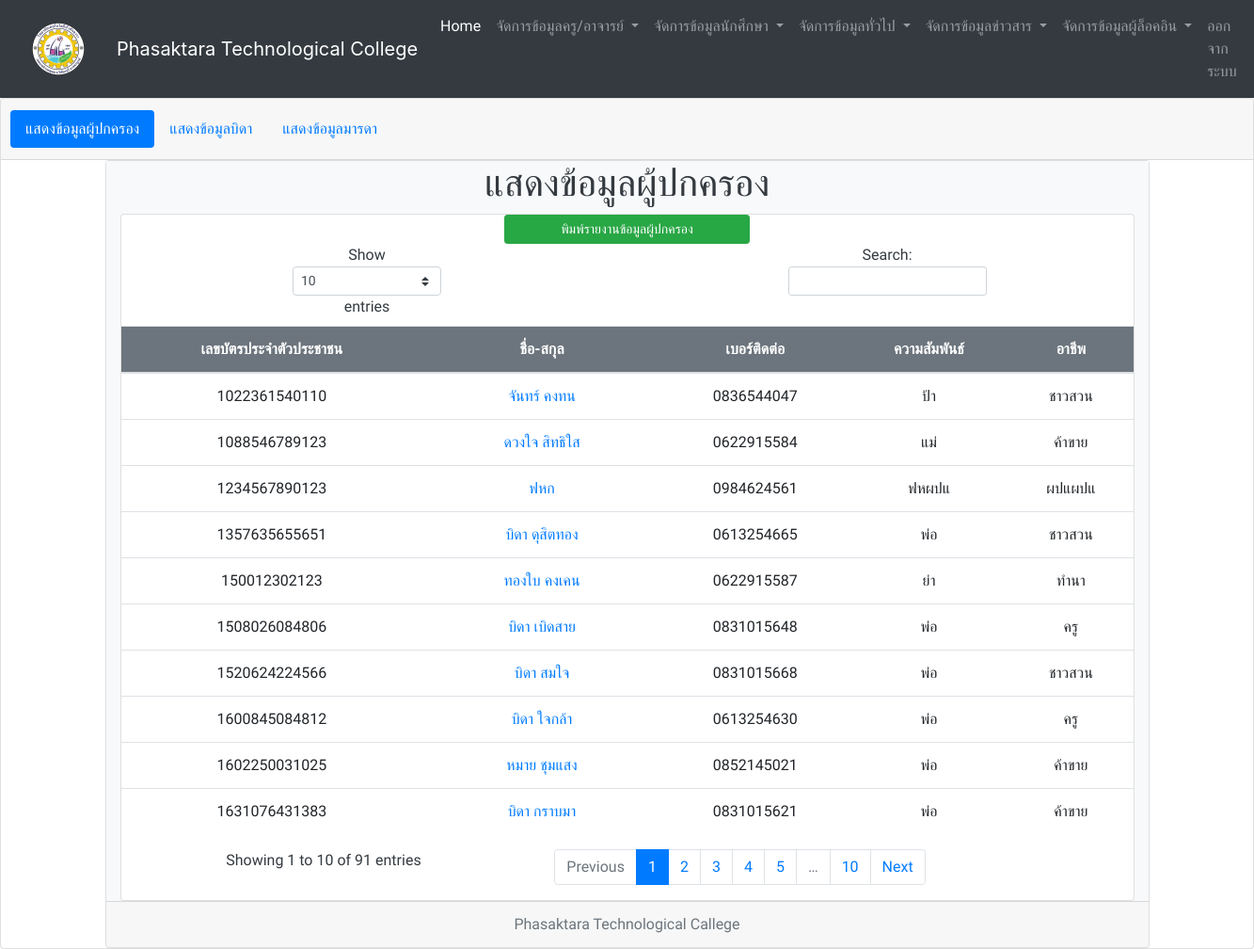
The page /showparent.php (signed in) on the database its author committed.
### tables this page shows
CREATE TABLE `parent` (
  `id_pa` int(11) NOT NULL,
  `pa_id` varchar(13) NOT NULL,
  `pa_name` varchar(100) NOT NULL,
  `pa_address` text NOT NULL,
  `pa_tel` varchar(10) NOT NULL,
  `pa_relation` varchar(20) NOT NULL,
  `pa_metier` varchar(30) NOT NULL
);

### showparent.php (the view, shortened to what this page needs)
<?php
if(isset($_SESSION["valid_uname"]) && isset($_SESSION["valid_pwd"]) && isset($_SESSION["userlevel"])  == '2'){
	include "connect.php";
	include "include/head_menu_admin.php";
	$sql = "SELECT *
			FROM parent";
	$result = mysqli_query($conn,$sql)
	 or die("3.ไม่สามารถประมวลผลคำสั่งได้").mysqli_error();
?>
<div class="card text-center">
  <div class="card-header">
    <ul class="nav nav-pills card-header-pills">
      <li class="nav-item">
       <a class="nav-link active" href="showparent.php">แสดงข้อมูลผู้ปกครอง</a>
      </li>
            <li class="nav-item">
        <a class="nav-link" href="showfather.php">แสดงข้อมูลบิดา</a>
      </li>
      <li class="nav-item">
        <a class="nav-link" href="showmathar.php">แสดงข้อมูลมารดา</a>
      </li>
    </ul>
  </div>
  <div class="container" align="center">
  <div class="card text-center">
<div class="container-fluid h-100 bg-light text-dark">
  <div class="row justify-content-center align-items-center">
    <h1>แสดงข้อมูลผู้ปกครอง</h1>
  </div>
<div class="card text"  style="max-width: 1100px;" >
  <div class="row no-gutters">
    <div class="col-md-12">
<table class="table table-hover"  id="mytable">
  <thead><div class="col"><?php echo "<a href=\"print_parent.php?\">"; ?><button class="col-3 btn btn-success btn-sm float-center" >พิมพ์รายงานข้อมูลผู้ปกครอง</button><?php echo "</a>"; ?></div>
    <tr class="bg-secondary text-white" >
      <th scope="col">เลขบัตรประจำตัวประชาชน</th>
      <th scope="col">ชื่อ-สกุล</th>
      <th scope="col">เบอร์ติดต่อ</th>
      <th scope="col">ความสัมพันธ์</th>
      <th scope="col">อาชีพ</th>
    </tr>
  </thead>
  <tbody>
  <?php
	while($rs=mysqli_fetch_array($result)){
?>
    <tr>
      <td><?php echo"$rs[pa_id]";?></td>
      <td><?php echo "<a href=\"show_parent.php?pa_id=$rs[pa_id]\">"; ?><?php echo"$rs[pa_name]";?><?php echo "</a>"; ?></td>
      <td><?php echo"$rs[pa_tel]";?></td>
      <td><?php echo"$rs[pa_relation]";?></td>
      <td><?php echo"$rs[pa_metier]";?></td>
    </tr>
<?php
	}
?>
  </tbody>
</table>
</div>
 </div>
  </div>
</div>
  <div class="card-footer text-muted">
    Phasaktara Technological Callege
  </div>
  <?php
} else {
    echo "<script> alert('Please Login');window.location = 'index.php';</script>";
    exit();
}
?>

### include/head_menu_admin.php (style rules this page uses)
body, h1, h2, div, h3, h4, p { font-family: 'Sarabun'; }

### rows shown on the page
parent: pa "1022361540110", pa_name "จันทร์ คงทน", pa_tel "0836544047", pa_relation "ป้า", pa_metier "ชาวสวน"
parent: pa "1602250031025", pa_name "หมาย ชุมแสง", pa_tel "0852145021", pa_relation "พ่อ", pa_metier "ค้าขาย"
parent: pa "150012302123", pa_name "ทองใบ คงเคน", pa_tel "0622915587", pa_relation "ย่า", pa_metier "ทำนา"
parent: pa "1088546789123", pa_name "ดวงใจ สิทธิใส", pa_tel "0622915584", pa_relation "แม่", pa_metier "ค้าขาย"
parent: pa "1631076431383", pa_name "บิดา กราบมา", pa_tel "0831015621", pa_relation "พ่อ", pa_metier "ค้าขาย"
parent: pa "1600845084812", pa_name "บิดา ใจกล้า", pa_tel "0613254630", pa_relation "พ่อ", pa_metier "ครู"
parent: pa "1508026084806", pa_name "บิดา เบิดสาย", pa_tel "0831015648", pa_relation "พ่อ", pa_metier "ครู"
parent: pa "1357635655651", pa_name "บิดา ดุสิตทอง", pa_tel "0613254665", pa_relation "พ่อ", pa_metier "ชาวสวน"
parent: pa "1520624224566", pa_name "บิดา สมใจ", pa_tel "0831015668", pa_relation "พ่อ", pa_metier "ชาวสวน"
parent: pa "1234567890123", pa_name "ฟหก", pa_tel "0984624561", pa_relation "ฟหผปแ", pa_metier "ผปแผปแ"
